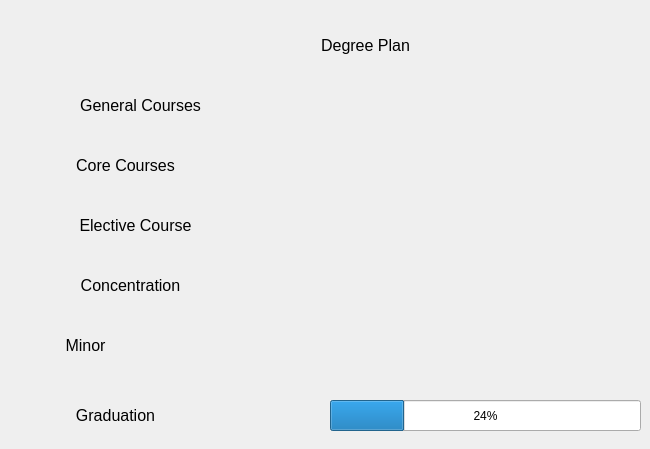
      <widget class="QWidget" name="DegreePlan">
       <widget class="QLabel" name="DegreePlanLabel">
        <property name="geometry">
         <rect>
          <x>290</x>
          <y>20</y>
          <width>151</width>
          <height>50</height>
         </rect>
        </property>
        <property name="styleSheet">
         <string notr="true">font-size:12pt</string>
        </property>
        <property name="text">
         <string>Degree Plan</string>
        </property>
        <property name="alignment">
         <set>Qt::AlignCenter</set>
        </property>
       </widget>
       <widget class="QProgressBar" name="GraduationProgressBarDP">
        <property name="geometry">
         <rect>
          <x>330</x>
          <y>400</y>
          <width>311</width>
          <height>31</height>
         </rect>
        </property>
        <property name="value">
         <number>24</number>
        </property>
       </widget>
       <widget class="QLabel" name="generalCourseLabelDP">
        <property name="geometry">
         <rect>
          <x>40</x>
          <y>80</y>
          <width>201</width>
          <height>50</height>
         </rect>
        </property>
        <property name="styleSheet">
         <string notr="true">font-size:12pt</string>
        </property>
        <property name="text">
         <string>General Courses</string>
        </property>
        <property name="alignment">
         <set>Qt::AlignCenter</set>
        </property>
       </widget>
       <widget class="QLabel" name="CoreCourseLabelDP">
        <property name="geometry">
         <rect>
          <x>50</x>
          <y>140</y>
          <width>151</width>
          <height>50</height>
         </rect>
        </property>
        <property name="styleSheet">
         <string notr="true">font-size:12pt</string>
        </property>
        <property name="text">
         <string>Core Courses</string>
        </property>
        <property name="alignment">
         <set>Qt::AlignCenter</set>
        </property>
       </widget>
       <widget class="QLabel" name="MinorLabelDP">
        <property name="geometry">
         <rect>
          <x>40</x>
          <y>320</y>
          <width>91</width>
          <height>50</height>
         </rect>
        </property>
        <property name="styleSheet">
         <string notr="true">font-size:12pt</string>
        </property>
        <property name="text">
         <string>Minor</string>
        </property>
        <property name="alignment">
         <set>Qt::AlignCenter</set>
        </property>
       </widget>
       <widget class="QLabel" name="ConcentrationLabelDP">
        <property name="geometry">
         <rect>
          <x>50</x>
          <y>260</y>
          <width>161</width>
          <height>50</height>
         </rect>
        </property>
        <property name="styleSheet">
         <string notr="true">font-size:12pt</string>
        </property>
        <property name="text">
         <string>Concentration</string>
        </property>
        <property name="alignment">
         <set>Qt::AlignCenter</set>
        </property>
       </widget>
       <widget class="QLabel" name="ElectiveCourseLabelDP">
        <property name="geometry">
         <rect>
          <x>50</x>
          <y>200</y>
          <width>171</width>
          <height>50</height>
         </rect>
        </property>
        <property name="styleSheet">
         <string notr="true">font-size:12pt</string>
        </property>
        <property name="text">
         <string>Elective Course</string>
        </property>
        <property name="alignment">
         <set>Qt::AlignCenter</set>
        </property>
       </widget>
       <widget class="QLabel" name="GraduationLablelDP">
        <property name="geometry">
         <rect>
          <x>40</x>
          <y>390</y>
          <width>151</width>
          <height>50</height>
         </rect>
        </property>
        <property name="styleSheet">
         <string notr="true">font-size:12pt</string>
        </property>
        <property name="text">
         <string>Graduation</string>
        </property>
        <property name="alignment">
         <set>Qt::AlignCenter</set>
        </property>
       </widget>
      </widget>
